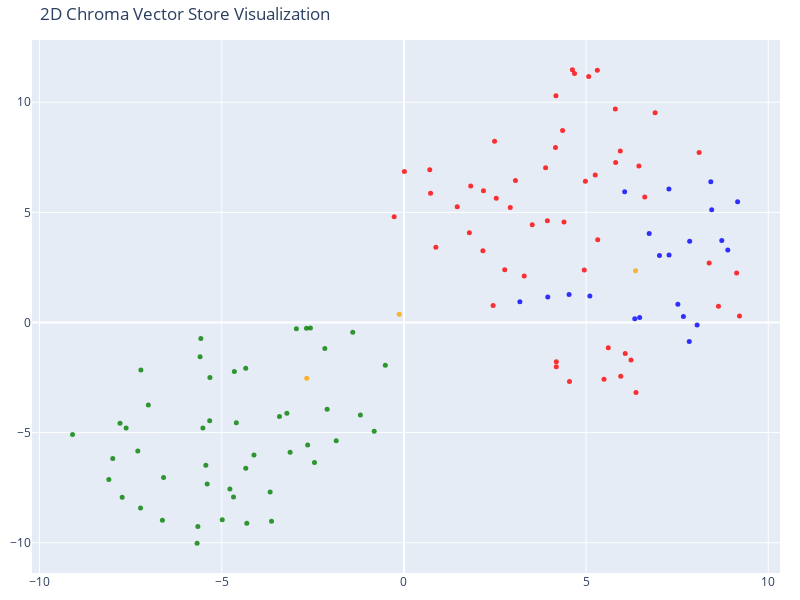

The notebook cell saved with this chart:
### Code cell
# We humans find it easier to visalize things in 2D!
# Reduce the dimensionality of the vectors to 2D using t-SNE
# (t-distributed stochastic neighbor embedding)

tsne = TSNE(n_components=2, random_state=42)
reduced_vectors = tsne.fit_transform(vectors)

# Create the 2D scatter plot
fig = go.Figure(data=[go.Scatter(
    x=reduced_vectors[:, 0],
    y=reduced_vectors[:, 1],
    mode='markers',
    marker=dict(size=5, color=colors, opacity=0.8),
    text=[f"Type: {t}<br>Text: {d[:300]}..." for t, d in zip(doc_types, documents)],
    hoverinfo='text'
)])

fig.update_layout(
    title='2D Chroma Vector Store Visualization',
    scene=dict(xaxis_title='x',yaxis_title='y'),
    width=800,
    height=600,
    margin=dict(r=20, b=10, l=10, t=40)
)

fig.show()

### Figure 1 — Plotly figure (JSON) as saved in the notebook; plotly's stock layout.template omitted (floating-point values rounded to 4 significant figures)
{"data": [{"hoverinfo": "text", "marker": {"color": ["orange", "orange", "orange", "red", "red", "red", "red", "red", "red", "red", "red", "red", "red", "red", "red", "red", "red", "red", "red", "red", "red", "red", "red", "red", "red", "red", "red", "red", "red", "red", "red", "red", "red", "red", "red", "red", "red", "red", "red", "red", "red", "red", "red", "red", "red", "red", "red", "red", "red", "red", "red", "red", "red", "red", "red", "green", "green", "green", "green", "green", "green", "green", "green", "green", "green", "green", "green", "green", "green", "green", "green", "green", "green", "green", "green", "green", "green", "green", "green", "green", "green", "green", "green", "green", "green", "green", "green", "green", "green", "green", "green", "green", "green", "green", "green", "green", "green", "green", "green", "green", "green", "green", "blue", "blue", "blue", "blue", "blue", "blue", "blue", "blue", "blue", "blue", "blue", "blue", "blue", "blue", "blue", "blue", "blue", "blue", "blue", "blue", "blue"], "opacity": 0.8, "size": 5}, "mode": "markers", "text": ["Type: company<br>Text: # About Insurellm\n\nInsurellm was founded by Avery Lancaster in 2015 as an insurance tech startup des...", "Type: company<br>Text: # Careers at Insurellm\n\nInsurellm is hiring! We are looking for talented software engineers, data sc...", "Type: company<br>Text: # Overview of Insurellm\n\nInsurellm is an innovative insurance tech firm with 200 employees across th...", "Type: contracts<br>Text: # Contract with Apex Reinsurance for Rellm: AI-Powered Enterprise Reinsurance Solution\n\n## Terms\n\n1....", "Type: contracts<br>Text: ## Renewal\n\n1. **Automatic Renewal**: This Agreement will automatically renew for successive one-yea...", "Type: contracts<br>Text: 2. **Seamless Integrations**: The architecture of Rellm allows for easy integration with existing sy...", "Type: contracts<br>Text: 1. **Technical Support**: Provider shall offer dedicated technical support to the Client via phone, ...", "Type: contracts<br>Text: **Insurellm, Inc.**  \n_____________________________  \nAuthorized Signature   \nDate: ________________...", "Type: contracts<br>Text: # Contract with Belvedere Insurance for Markellm\n\n## Terms\nThis Contract (\"Agreement\") is made and e...", "Type: contracts<br>Text: ## Renewal\n1. **Renewal Terms**: This Agreement may be renewed for additional one-year terms upon mu...", "Type: contracts<br>Text: ## Features\n1. **AI-Powered Matching**: Belvedere Insurance will benefit from Markellm's AI-powered ...", "Type: contracts<br>Text: ## Support\n1. **Technical Support**: Technical support will be available from 9 AM to 7 PM EST, Mond...", "Type: contracts<br>Text: **Belvedere Insurance**  \nSignature: ______________________  \nName: [Authorized Signatory]  \nTitle: ...", "Type: contracts<br>Text: # Contract with BrightWay Solutions for Markellm\n\n**Contract Date:** October 5, 2023  \n**Contract ID...", "Type: contracts<br>Text: 3. **Service Level Agreement (SLA):**  \n   Insurellm commits to a 99.9% uptime for the platform with...", "Type: contracts<br>Text: 2. **Real-Time Quote Availability:**  \n   Consumers sourced via BrightWay Solutions will receive rea...", "Type: contracts<br>Text: 3. **Training and Onboarding:**  \n   Insurellm agrees to provide one free training session on how to...", "Type: contracts<br>Text: # Contract with EverGuard Insurance for Rellm: AI-Powered Enterprise Reinsurance Solution\n\n**Contrac...", "Type: contracts<br>Text: 4. **Usage Rights**: EverGuard Insurance is granted a non-exclusive, non-transferable license to acc...", "Type: contracts<br>Text: 1. **Core Functionality**: Rellm provides EverGuard Insurance with advanced AI-driven analytics, sea...", "Type: contracts<br>Text: 1. **Customer Support**: Insurellm will provide EverGuard Insurance with 24/7 customer support, incl...", "Type: contracts<br>Text: ---\n\n**Signatures**  \n**For Insurellm**: __________________________  \n**Name**: John Smith  \n**Title...", "Type: contracts<br>Text: # Contract with GreenField Holdings for Markellm\n\n**Effective Date:** November 15, 2023  \n**Contract...", "Type: contracts<br>Text: ## Renewal\n1. **Automatic Renewal**: This contract will automatically renew for sequential one-year ...", "Type: contracts<br>Text: ## Features\n1. **AI-Powered Matching**: Access to advanced algorithms that connect GreenField Holdin...", "Type: contracts<br>Text: ## Support\n1. **Customer Support Access**: The Client will have access to dedicated support through ...", "Type: contracts<br>Text: **Signatures:**  \n_________________________                           _________________________  \n**...", "Type: contracts<br>Text: # Contract with Greenstone Insurance for Homellm\n\n---\n\n## Terms\n\n1. **Parties**: This Contract (\"Agr...", "Type: contracts<br>Text: 4. **Payment Terms**: \n   - The Customer shall pay an amount of $10,000 per month for the Standard T...", "Type: contracts<br>Text: ---\n\n## Features\n\n- **AI-Powered Risk Assessment**: Customer will have access to enhanced risk evalu...", "Type: contracts<br>Text: - **Customer Portal**: A dedicated portal will be provided, allowing the Customer's clients to manag...", "Type: contracts<br>Text: ______________________________  \n[Name], [Title]  \nDate: ______________________\n\n**For Greenstone In...", "Type: contracts<br>Text: # Contract with GreenValley Insurance for Homellm\n\n**Contract Date:** October 6, 2023  \n**Contract N...", "Type: contracts<br>Text: 4. **Confidentiality:** Both parties agree to maintain the confidentiality of proprietary informatio...", "Type: contracts<br>Text: 1. **AI-Powered Risk Assessment:** Access to advanced AI algorithms for real-time risk evaluations.\n...", "Type: contracts<br>Text: 3. **Regular Updates:** Insurellm will offer ongoing updates and enhancements to the Homellm platfor...", "Type: contracts<br>Text: # Contract with Pinnacle Insurance Co. for Homellm\n\n## Terms\nThis contract (\"Contract\") is entered i...", "Type: contracts<br>Text: ## Renewal\n1. **Renewal Terms**: At the end of the initial term, this Contract shall automatically r...", "Type: contracts<br>Text: ## Features\n1. **AI-Powered Risk Assessment**: Utilized for tailored underwriting decisions specific...", "Type: contracts<br>Text: ## Support\n1. **Technical Support**: Insurellm shall provide 24/7 technical support via an email and...", "Type: contracts<br>Text: # Contract with Roadway Insurance Inc. for Carllm\n\n---\n\n## Terms\n\n1. **Agreement Effective Date**: T...", "Type: contracts<br>Text: ---\n\n## Renewal\n\n1. **Automatic Renewal**: This agreement will automatically renew for an additional...", "Type: contracts<br>Text: ---\n\n## Features\n\n1. **Access to Core Features**: Roadway Insurance Inc. will have access to all Pro...", "Type: contracts<br>Text: ---\n\n## Support\n\n1. **Technical Support**: Roadway Insurance Inc. will receive priority technical su...", "Type: contracts<br>Text: # Contract with Stellar Insurance Co. for Rellm\n\n## Terms\nThis contract is made between **Insurellm*...", "Type: contracts<br>Text: ### Termination\nEither party may terminate this agreement with a **30-day written notice**. In the e...", "Type: contracts<br>Text: ## Features\nStellar Insurance Co. will receive access to the following features of the Rellm product...", "Type: contracts<br>Text: ## Support\nInsurellm provides Stellar Insurance Co. with the following support services:\n\n- **24/7 T...", "Type: contracts<br>Text: # Contract with TechDrive Insurance for Carllm\n\n**Contract Date:** October 1, 2024  \n**Contract Dura...", "Type: contracts<br>Text: ## Renewal\n\n1. **Automatic Renewal**: This contract shall automatically renew for additional one-yea...", "Type: contracts<br>Text: ## Support\n\n1. **Customer Support**: Insurellm will provide 24/7 customer support to TechDrive Insur...", "Type: contracts<br>Text: **TechDrive Insurance Representative:**  \nName: Sarah Johnson  \nTitle: Operations Director  \nDate: _...", "Type: contracts<br>Text: # Contract with Velocity Auto Solutions for Carllm\n\n**Contract Date:** October 1, 2023  \n**Contract ...", "Type: contracts<br>Text: ## Renewal\n\n1. **Automatic Renewal**: This contract will automatically renew for successive 12-month...", "Type: contracts<br>Text: ## Support\n\n1. **Customer Support**: Velocity Auto Solutions will have access to Insurellm’s custome...", "Type: employees<br>Text: # HR Record\n\n# Alex Chen\n\n## Summary\n- **Date of Birth:** March 15, 1990  \n- **Job Title:** Backend ...", "Type: employees<br>Text: ## Annual Performance History\n- **2020:**  \n  - Completed onboarding successfully.  \n  - Met expecta...", "Type: employees<br>Text: ## Compensation History\n- **2020:** Base Salary: $80,000  \n- **2021:** Base Salary Increase to $90,0...", "Type: employees<br>Text: Alex Chen continues to be a vital asset at Insurellm, contributing significantly to innovative backe...", "Type: employees<br>Text: # HR Record\n\n# Alex Harper\n\n## Summary\n- **Date of Birth**: March 15, 1993  \n- **Job Title**: Sales ...", "Type: employees<br>Text: ## Annual Performance History  \n- **2021**:  \n  - **Performance Rating**: 4.5/5  \n  - **Key Achievem...", "Type: employees<br>Text: - **2022**:  \n  - **Base Salary**: $65,000 (Promotion to Senior SDR)  \n  - **Bonus**: $13,000 (20% o...", "Type: employees<br>Text: # HR Record\n\n# Alex Thomson\n\n## Summary\n- **Date of Birth:** March 15, 1995  \n- **Job Title:** Sales...", "Type: employees<br>Text: ## Annual Performance History  \n- **2022** - Rated as \"Exceeds Expectations.\" Alex Thomson achieved ...", "Type: employees<br>Text: ## Other HR Notes\n- Alex Thomson is an active member of the Diversity and Inclusion committee at Ins...", "Type: employees<br>Text: # Avery Lancaster\n\n## Summary\n- **Date of Birth**: March 15, 1985  \n- **Job Title**: Co-Founder & Ch...", "Type: employees<br>Text: - **2010 - 2013**: Business Analyst at Edge Analytics  \n  Prior to joining Innovate, Avery worked as...", "Type: employees<br>Text: - **2018**: **Exceeds Expectations**  \n  Under Avery’s pivoted vision, Insurellm launched two new su...", "Type: employees<br>Text: - **2022**: **Satisfactory**  \n  Avery focused on rebuilding team dynamics and addressing employee c...", "Type: employees<br>Text: ## Compensation History\n- **2015**: $150,000 base salary + Significant equity stake  \n- **2016**: $1...", "Type: employees<br>Text: ## Other HR Notes\n- **Professional Development**: Avery has actively participated in leadership trai...", "Type: employees<br>Text: # HR Record\n\n# Emily Carter\n\n## Summary\n- **Date of Birth:** August 12, 1990  \n- **Job Title:** Acco...", "Type: employees<br>Text: - **2017-2019:** Marketing Intern  \n  - Assisted with market research and campaign development for s...", "Type: employees<br>Text: ## Compensation History\n| Year | Base Salary | Bonus         | Total Compensation |\n|------|--------...", "Type: employees<br>Text: Emily Carter exemplifies the kind of talent that drives Insurellm's success and is an invaluable ass...", "Type: employees<br>Text: # HR Record\n\n# Emily Tran\n\n## Summary\n- **Date of Birth:** March 18, 1991  \n- **Job Title:** Digital...", "Type: employees<br>Text: - **January 2017 - May 2018**: Marketing Intern  \n  - Supported the Marketing team by collaborating ...", "Type: employees<br>Text: - **2021**:  \n  - Performance Rating: Meets Expectations  \n  - Key Achievements: Contributed to the ...", "Type: employees<br>Text: - **Professional Development Goals**:  \n  - Emily Tran aims to become a Marketing Manager within the...", "Type: employees<br>Text: # HR Record\n\n# Jordan Blake\n\n## Summary\n- **Date of Birth:** March 15, 1993  \n- **Job Title:** Sales...", "Type: employees<br>Text: ## Annual Performance History\n- **2021:** First year at Insurellm; achieved 90% of monthly targets. ...", "Type: employees<br>Text: ## Other HR Notes\n- Jordan has shown an interest in continuing education, actively participating in ...", "Type: employees<br>Text: # HR Record\n\n# Jordan K. Bishop\n\n## Summary\n- **Date of Birth:** March 15, 1990\n- **Job Title:** Fro...", "Type: employees<br>Text: ## Annual Performance History\n- **2019:** Exceeds Expectations - Continuously delivered high-quality...", "Type: employees<br>Text: ## Compensation History\n- **June 2018:** Starting Salary - $85,000\n- **June 2019:** Salary Increase ...", "Type: employees<br>Text: ## Other HR Notes\n- Jordan K. Bishop has been an integral part of club initiatives, including the In...", "Type: employees<br>Text: # HR Record\n\n# Maxine Thompson\n\n## Summary\n- **Date of Birth:** January 15, 1991  \n- **Job Title:** ...", "Type: employees<br>Text: ## Insurellm Career Progression\n- **January 2017 - October 2018**: **Junior Data Engineer**  \n  * Ma...", "Type: employees<br>Text: ## Annual Performance History\n- **2017**: *Meets Expectations*  \n  Maxine showed potential in her ro...", "Type: employees<br>Text: - **2021**: *Exceeds Expectations*  \n  Maxine spearheaded the transition to a new data warehousing s...", "Type: employees<br>Text: ## Compensation History\n- **2017**: $70,000 (Junior Data Engineer)  \n- **2018**: $75,000 (Junior Dat...", "Type: employees<br>Text: # HR Record\n\n# Oliver Spencer\n\n## Summary\n- **Date of Birth**: May 14, 1990  \n- **Job Title**: Backe...", "Type: employees<br>Text: ## Annual Performance History\n- **2018**: **3/5** - Adaptable team player but still learning to take...", "Type: employees<br>Text: ## Compensation History\n- **March 2018**: Initial salary of $80,000.\n- **July 2019**: Salary increas...", "Type: employees<br>Text: # Samantha Greene\n\n## Summary\n- **Date of Birth:** October 14, 1990\n- **Job Title:** HR Generalist\n-...", "Type: employees<br>Text: ## Annual Performance History\n- **2020:** Exceeds Expectations  \n  Samantha Greene demonstrated exce...", "Type: employees<br>Text: ## Compensation History\n- **2020:** Base Salary - $55,000  \n  The entry-level salary matched industr...", "Type: employees<br>Text: - **2023:** Base Salary - $70,000  \n  Recognized for substantial improvement in employee relations m...", "Type: employees<br>Text: # HR Record\n\n# Samuel Trenton\n\n## Summary\n- **Date of Birth:** April 12, 1989  \n- **Job Title:** Sen...", "Type: employees<br>Text: ## Annual Performance History\n- **2023:** Rating: 4.5/5  \n  *Samuel exceeded expectations, successfu...", "Type: employees<br>Text: ## Compensation History\n- **2023:** Base Salary: $115,000 + Bonus: $15,000  \n  *Annual bonus based o...", "Type: employees<br>Text: - **Engagement in Company Culture:** Regularly participates in team-building events and contributes ...", "Type: products<br>Text: # Product Summary\n\n# Carllm\n\n## Summary\n\nCarllm is an innovative auto insurance product developed by...", "Type: products<br>Text: - **Instant Quoting**: With Carllm, insurance companies can offer near-instant quotes to customers, ...", "Type: products<br>Text: - **Mobile Integration**: Carllm is designed to work seamlessly with mobile applications, providing ...", "Type: products<br>Text: - **Professional Tier**: $2,500/month\n  - For medium-sized companies.\n  - All Basic Tier features pl...", "Type: products<br>Text: ### Q2 2025: Customer Experience Improvements\n- Launch of a new **mobile app** for end-users.\n- Intr...", "Type: products<br>Text: # Product Summary\n\n# Homellm\n\n## Summary\nHomellm is an innovative home insurance product developed b...", "Type: products<br>Text: ### 2. Dynamic Pricing Model\nWith Homellm's innovative dynamic pricing model, insurance providers ca...", "Type: products<br>Text: ### 5. Multi-Channel Integration\nHomellm seamlessly integrates into existing insurance platforms, pr...", "Type: products<br>Text: - **Basic Tier:** Starting at $5,000/month for small insurers with basic integration features.\n- **S...", "Type: products<br>Text: All tiers include a comprehensive training program and ongoing updates to ensure optimal performance...", "Type: products<br>Text: With Homellm, Insurellm is committed to transforming the landscape of home insurance, ensuring both ...", "Type: products<br>Text: # Product Summary\n\n# Markellm\n\n## Summary\n\nMarkellm is an innovative two-sided marketplace designed ...", "Type: products<br>Text: - **User-Friendly Interface**: Designed with user experience in mind, Markellm features an intuitive...", "Type: products<br>Text: - **Customer Support**: Our dedicated support team is always available to assist both consumers and ...", "Type: products<br>Text: ### For Insurance Companies:\n- **Basic Listing Fee**: $199/month for a featured listing on the platf...", "Type: products<br>Text: ### Q3 2025\n- Initiate a comprehensive marketing campaign targeting both consumers and insurers to i...", "Type: products<br>Text: # Product Summary\n\n# Rellm: AI-Powered Enterprise Reinsurance Solution\n\n## Summary\n\nRellm is an inno...", "Type: products<br>Text: ### Seamless Integrations\nRellm's architecture is designed for effortless integration with existing ...", "Type: products<br>Text: ### Regulatory Compliance Tools\nRellm includes built-in compliance tracking features to help organiz...", "Type: products<br>Text: Join the growing number of organizations leveraging Rellm to enhance their reinsurance processes whi...", "Type: products<br>Text: Experience the future of reinsurance with Rellm, where innovation meets reliability. Let Insurellm h..."], "type": "scatter", "x": [-0.1293, -2.668, 6.356, 4.981, 5.802, 8.102, 3.06, 0.7092, 2.167, 4.624, 4.949, 1.832, 0.8766, 2.767, 6.894, 3.301, 1.462, 5.25, 5.938, 6.449, 5.811, 0.7306, 1.796, 5.071, 9.21, 2.448, 0.01235, 3.521, 4.172, 8.377, 2.533, -0.2681, 3.937, 4.393, 5.319, 2.918, 2.487, 4.682, 9.132, 2.182, 6.369, 5.308, 8.633, 5.608, 4.16, 4.354, 6.61, 3.889, 5.951, 5.491, 6.075, 6.233, 4.181, 4.543, 4.182, -3.416, -4.6, -4.312, -0.5109, -3.124, -4.341, -5.401, -2.642, -4.678, -1.859, -1.404, -2.567, -2.952, -2.675, -5.656, -2.171, -4.116, -5.325, -6.597, -5.575, -4.342, -4.654, -5.437, -5.595, -2.456, -3.672, -0.8163, -2.108, -5.331, -5.677, -1.195, -9.096, -7.626, -7.992, -7.792, -7.304, -3.213, -5.518, -3.634, -7.733, -8.1, -6.629, -7.229, -7.016, -4.777, -4.987, -7.22, 7.831, 8.047, 6.47, 6.336, 7.671, 8.724, 8.889, 7.277, 6.732, 7.842, 7.013, 5.103, 4.533, 3.948, 3.182, 7.519, 8.447, 8.423, 6.058, 9.158, 7.273], "y": [0.3756, -2.531, 2.355, 6.418, 9.695, 7.72, 6.448, 6.931, 3.254, 11.47, 2.388, 6.199, 3.411, 2.399, 9.529, 2.107, 5.259, 6.7, 7.787, 7.107, 7.263, 5.868, 4.072, 11.17, 0.2949, 0.7707, 6.861, 4.443, 10.29, 2.698, 5.638, 4.805, 4.616, 4.563, 3.754, 5.224, 8.234, 11.3, 2.248, 5.983, -3.181, 11.46, 0.7393, -1.15, 7.949, 8.721, 5.704, 7.025, -2.444, -2.572, -1.41, -1.705, -2.01, -2.681, -1.785, -4.273, -4.555, -9.114, -1.945, -5.892, -6.621, -7.334, -5.567, -7.92, -5.375, -0.4464, -0.2474, -0.289, -0.2664, -9.265, -1.186, -6.015, -2.492, -7.033, -0.7291, -2.073, -2.229, -6.476, -1.56, -6.36, -7.693, -4.94, -3.944, -4.462, -10.02, -4.202, -5.085, -4.785, -6.179, -4.571, -5.838, -4.122, -4.792, -9.022, -7.933, -7.124, -8.982, -8.423, -3.749, -7.562, -8.957, -2.159, -0.8614, -0.1089, 0.2311, 0.1758, 0.2742, 3.718, 3.296, 3.061, 4.037, 3.684, 3.046, 1.207, 1.267, 1.159, 0.9373, 0.8289, 5.122, 6.396, 5.942, 5.484, 6.066]}], "layout": {"height": 600, "margin": {"b": 10, "l": 10, "r": 20, "t": 40}, "scene": {"xaxis": {"title": {"text": "x"}}, "yaxis": {"title": {"text": "y"}}}, "title": {"text": "2D Chroma Vector Store Visualization"}, "width": 800}}
